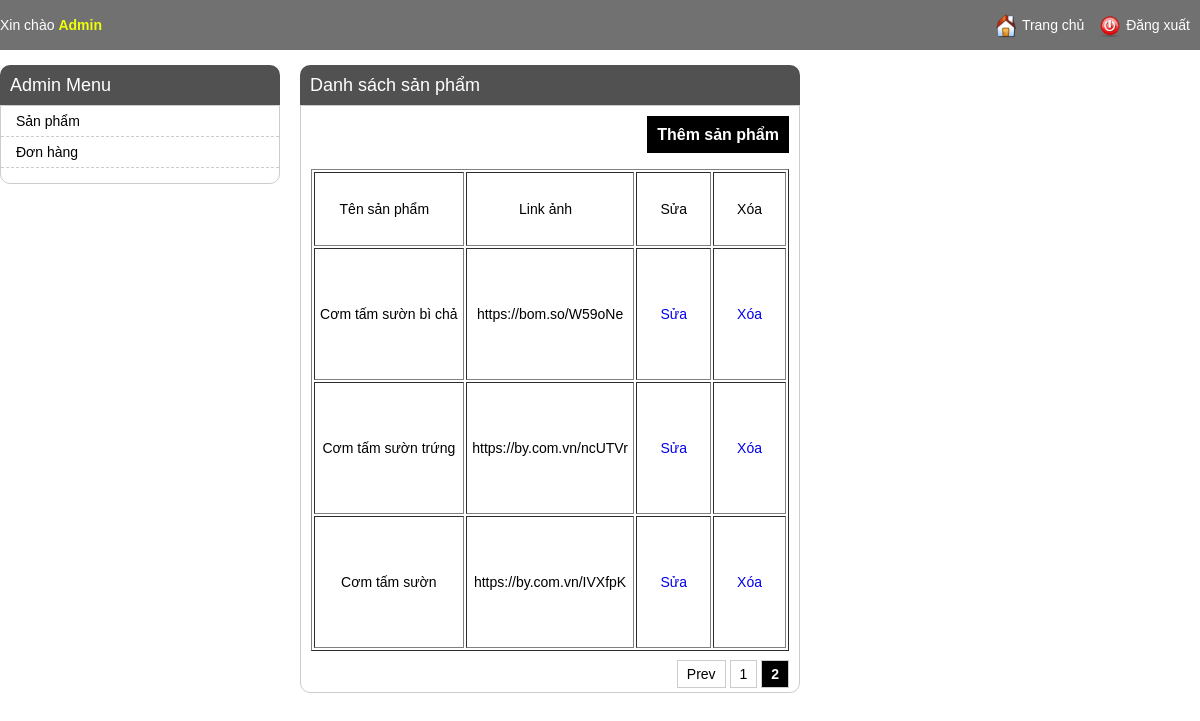
The page /AppFood/admin/product_listing.php?per_page=10&page=2 (signed in) on the database its author committed.
### tables this page shows
CREATE TABLE `mon` (
  `id` int(10) NOT NULL,
  `madanhmuc` int(10) NOT NULL,
  `tenmon` varchar(100) NOT NULL,
  `hinhmon` varchar(255) NOT NULL,
  `gia` double NOT NULL,
  `mota` varchar(1000) NOT NULL
);

### AppFood/admin/product_listing.php (the view, shortened to what this page needs)
<?php
include 'header.php';
if (!empty($_SESSION['current_user'])) {
    $item_per_page = (!empty($_GET['per_page'])) ? $_GET['per_page'] : 10;
    $current_page = (!empty($_GET['page'])) ? $_GET['page'] : 1;
    $offset = ($current_page - 1) * $item_per_page;
    $products = mysqli_query($con, "SELECT * FROM `mon` ORDER BY `id` DESC LIMIT " . $item_per_page . " OFFSET " . $offset);
?>
    <div class="main-content">
        <h1>Danh sách sản phẩm</h1>
        <div class="product-items">
            <div class="buttons">
                <a href="./product_editing.php">Thêm sản phẩm</a>
            </div>
            <table border="1px" style="width: 100%; text-align: center;">
                <tr>
                    <td style="padding-right: 10px;">Tên sản phẩm</td>
                    <td style="padding-right: 10px;text-align:center;">Link ảnh</td>
                    <td>
                        <div class="product-prop product-button">
                            Sửa
                        </div>
                    </td>
                    <td>
                        <div class="product-prop product-button">
                            Xóa
                        </div>
                    </td>
                </tr>
                <?php
                while ($row = mysqli_fetch_array($products)) {
                ?>
                    <tr style="padding-top:20px ;">
                        <td style="padding-top:30px;text-align:center;padding-bottom:30px;"><?= $row['tenmon'] ?></td>
                        <td style="padding-top:30px;text-align:center;padding-bottom:30px;"><?= $row['hinhmon'] ?></td>
                        <td style="padding-top:30px;text-align:center;padding-bottom:30px;">
                            <div class="product-prop product-button">
                                <a href="./product_editing.php?id=<?= $row['id'] ?>">Sửa</a>
                            </div>
                        </td>
                        <td style="padding-top:30px;text-align:center;padding-bottom:30px;">
                            <div class="product-prop product-button">
                                <a href="./product_delete.php?id=<?= $row['id'] ?>">Xóa</a>
                            </div>
                        </td>
                    <?php } ?>
                    </tr>
            </table>
            <?php
            include './pagination.php';
            ?>
        </div>
    </div>
<?php
}
?>

### AppFood/css/admin_style.css (style rules this page uses)
body { font-family: arial; padding: 0; margin: 0; font-size: 14px; }
h1 { text-align: center; }
.product-items { padding: 10px; border: 1px solid #ccc; border-radius: 0 0 10px 10px; }
.product-prop { float: right; border-left: 1px solid #ccc; line-height: 90px; padding: 0 10px; }
.buttons { text-align: right; font-weight: bold; font-size: 16px; margin-bottom: 15px; line-height: 38px; }
.buttons a { color: #FFF; padding: 10px; background: #000; }
a { text-decoration: none; }
.main-content { float: left; width: 500px; margin-left: 20px; }
.main-content h1 { margin: 0; text-align: left; background: #525151; color: #fff; font-size: 18px; font-weight: normal; line-height: 40px; border-radius: 10px 10px 0 0; padding: 0 10px; }

### AppFood/admin/header.php (style rules this page uses)
.product-button, .product-prop { border: 0; margin: 0 10px; display: flex; justify-content: center; float: inherit; line-height: 70px; width: auto; }

### rows shown on the page
mon: tenmon "Cơm tấm sườn bì chả", hinhmon "https://bom.so/W59oNe"
mon: tenmon "Cơm tấm sườn trứng", hinhmon "https://by.com.vn/ncUTVr"
mon: tenmon "Cơm tấm sườn", hinhmon "https://by.com.vn/IVXfpK"
